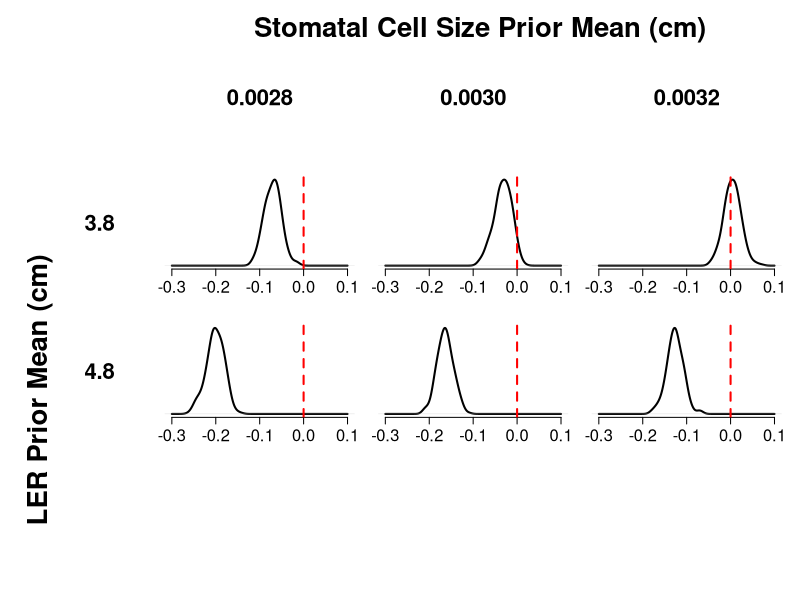

Write the R code that produced this figure.
setwd("~/Documents/Projects/Genome_Size_Analysis/Github_ParallelGS/Mexicana/Grote_stats/Gridcomparison/")

chain1<- read.csv("FINAL_4.8ll_.003cellsizechain1.csv")
chain2<- read.csv("FINAL_4.8ll_.003cellsizechain2.csv")
both<- rbind(chain1,chain2)

input4.8_.3 <- density(both$GS.contrast,adjust=1.3,from=-.3,to=.1)

chain1<- read.csv("FINAL_4.8ll_.0028cellsizechain1.csv")
chain2<- read.csv("FINAL_4.8ll_.0028cellsizechain2.csv")
both<- rbind(chain1,chain2)

input4.8_.28 <- density(both$GS.contrast,adjust=1.3,from=-.3,to=.1)

chain1<- read.csv("FINAL_4.8ll_.0032cellsizechain1.csv")
chain2<- read.csv("FINAL_4.8ll_.0032cellsizechain2.csv")
both<- rbind(chain1,chain2)

input4.8_.32 <- density(both$GS.contrast,adjust=1.3,from=-.3,to=.1)

chain1<- read.csv("FINAL_3.8ll_.0032cellsizechain1.csv")
chain2<- read.csv("FINAL_3.8ll_.0032cellsizechain2.csv")
both<- rbind(chain1,chain2)

input3.8_.32 <- density(both$GS.contrast,adjust=1.3,from=-.3,to=.1)

chain1<- read.csv("FINAL_3.8ll_.003cellsizechain1.csv")
chain2<- read.csv("FINAL_3.8ll_.003cellsizechain2.csv")
both<- rbind(chain1,chain2)

input3.8_.3 <- density(both$GS.contrast,adjust=1.3,from=-.3,to=.1)

chain1<- read.csv("FINAL_3.8ll_.0032cellsizechain1.csv")
chain2<- read.csv("FINAL_3.8ll_.0032cellsizechain2.csv")
both<- rbind(chain1,chain2)

input3.8_.32 <- density(both$GS.contrast,adjust=1.3,from=-.3,to=.1)

chain1<- read.csv("FINAL_3.8ll_.0028cellsizechain1.csv")
chain2<- read.csv("FINAL_3.8ll_.0028cellsizechain2.csv")
both<- rbind(chain1,chain2)

input3.8_.28 <- density(both$GS.contrast,adjust=1.3,from=-.3,to=.1)

#png("Supplfig_gc.contrast.png",width=6,height=6,units="in",res=750)

par(mar=c(2,.8,2,.8)+0.1,oma=c(.5,3.5,3.5,.5))
my.layout <- layout(matrix(1:16, ncol=4,byrow=TRUE),widths=c(1.5,3,3,3),heights=c(2,2.9,2.9,2.9))
#layout.show(my.layout)

#toprow
plot(c(0,1),c(0,1),type="n",bty="n",xaxt="n",yaxt="n",xlab="",ylab="")

plot(c(0,1),c(0,1),type="n",bty="n",xaxt="n",yaxt="n",xlab="",ylab="")
text(0.5,0.5,"0.0028",cex=2,font=2)

plot(c(0,1),c(0,1),type="n",bty="n",xaxt="n",yaxt="n",xlab="",ylab="")
text(0.5,0.5,"0.0030",cex=2,font=2)

plot(c(0,1),c(0,1),type="n",bty="n",xaxt="n",yaxt="n",xlab="",ylab="")
text(0.5,0.5,"0.0032",cex=2,font=2)

plot(c(0,1),c(0,1),type="n",bty="n",xaxt="n",yaxt="n",xlab="",ylab="")
text(0.5,0.5,"3.8",cex=2,font=2)

plot(input3.8_.28,ylab="",yaxt="n",main="",bty="n",lwd=2,cex.axis=1.5)
abline(v=0,col="red",lty=2,lwd=2)
?plot.density
plot(input3.8_.3,ylab="",yaxt="n",main="",bty="n",lwd=2,cex.axis=1.5)
abline(v=0,col="red",lty=2,lwd=2)
plot(input3.8_.32,ylab="",yaxt="n",main="",bty="n",lwd=2,cex.axis=1.5)
abline(v=0,col="red",lty=2,lwd=2)

plot(c(0,1),c(0,1),type="n",bty="n",xaxt="n",yaxt="n",xlab="",ylab="")
text(0.5,0.5,"4.8",cex=2,font=2)

plot(input4.8_.28,ylab="",yaxt="n",main="",bty="n",lwd=2,cex.axis=1.5)
abline(v=0,col="red",lty=2,lwd=2)
plot(input4.8_.3,ylab="",yaxt="n",main="",bty="n",lwd=2,cex.axis=1.5)
abline(v=0,col="red",lty=2,lwd=2)
plot(input4.8_.32,ylab="",yaxt="n",main="",bty="n",lwd=2,cex.axis=1.5)
abline(v=0,col="red",lty=2,lwd=2)

par(xpd=NA)
text.x<- grconvertX(.6,from="ndc",to="user")
text.y<- grconvertY(.95,from="ndc",to="user")
  
text(text.x,text.y,"Stomatal Cell Size Prior Mean (cm)",cex=2.5,font=2)

text.x<- grconvertX(.05,from="ndc",to="user")
text.y<- grconvertY(.35,from="ndc",to="user")

text(text.x,text.y,"LER Prior Mean (cm)",cex=2.5,srt=90,font=2)
